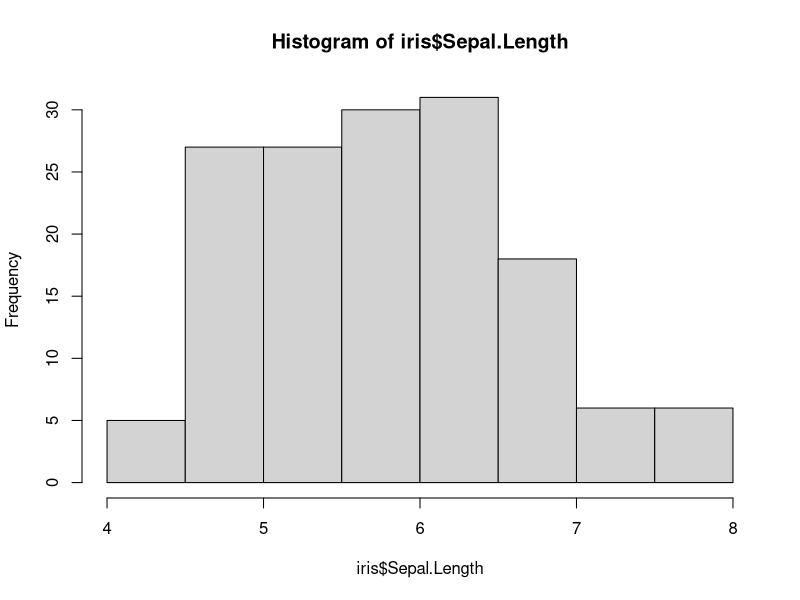
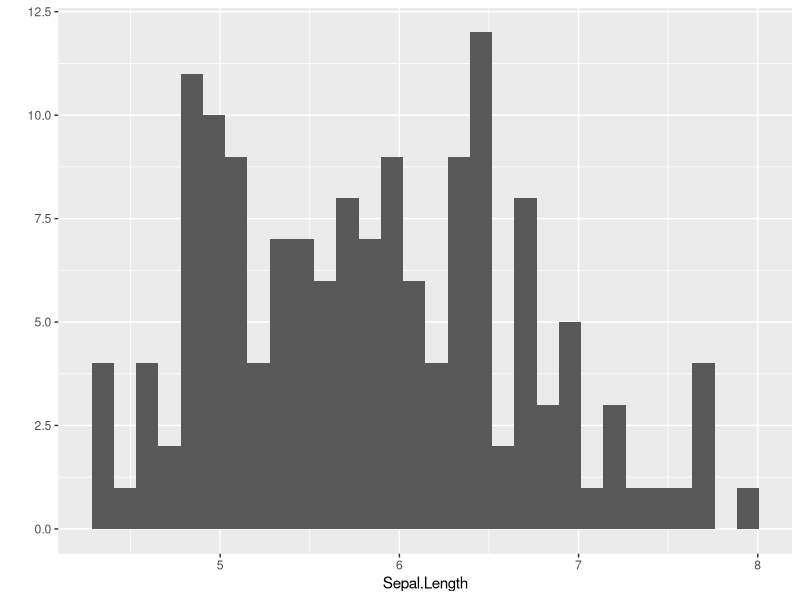
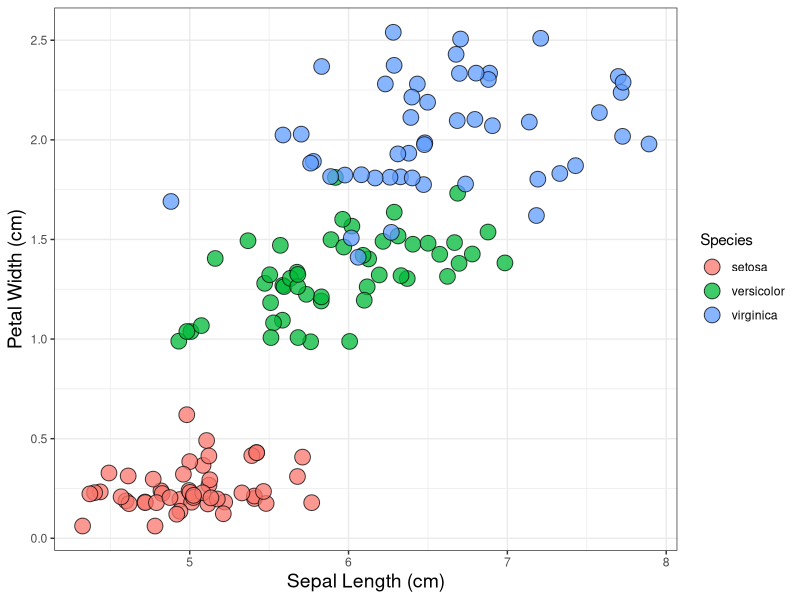

Write R code to recreate these figures, in order. (Note: this script raises an error after producing the figures.)

# Checking correlation using the Spearman method
data("mtcars")
cor(mtcars$cyl, mtcars$mpg, method="spearman")


# Comparing histograms in hist() and qplot()
library(ggplot2)
data(iris)
hist(iris$Sepal.Length)
qplot(data=iris, Sepal.Length)

# Plotting using jitter to unhide masked variables
ggplot(data=iris, aes(x=Sepal.Length, y=Petal.Width)) +
    theme_bw() + 
    geom_point(aes(fill=Species),
               alpha=I(.75), position="jitter",
               colour="black",pch=21,size=5) +
    labs(y = "Petal Width (cm)", x = "Sepal Length (cm)") +
    theme(legend.key=element_blank(),
          axis.title = element_text(size = 14))


# Determining outliers on a graph
data(Animals)
ggplot(Animals, aes(x=brain, y=body, label=rownames(Animals))) + geom_text(size=3)

# Analysing missing values
install.packages("mice")   #install and load the MICE
library(mice)              #load the MICE package:  Multivariate Imputation by Chained Equations 
library(VIM)
data(mtcars)
mtcars <- mtcars[ -c(3, 5, 6, 8:11) ] # Drop all columns except mpg, cyl, hp, and qsec
mtcars[6:15,"mpg"] <- NA              # Create missing variables in mpg
mtcars[13:21,"hp"] <- NA              # Create missing variables in hp
mtcars[10:18,"qsec"] <- NA            # Create missing variables in qsec
head(mtcars)

fourcyl <- mtcars[mtcars$cyl==4,]
missing_fourcyl <- aggr(fourcyl)
summary(missing_fourcyl)


# Principal component analysis
data(mtcars)
apply(mtcars,2,sd)                    # Check standard deviations of variables
prcomp(mtcars,scale=TRUE)             # Run prcomp for PCA with z-score standardization
summary(prcomp(mtcars,scale=TRUE))    # Summary stats for PCA
biplot(prcomp(mtcars,scale=TRUE))     # Generate biplot of PCA vectors
